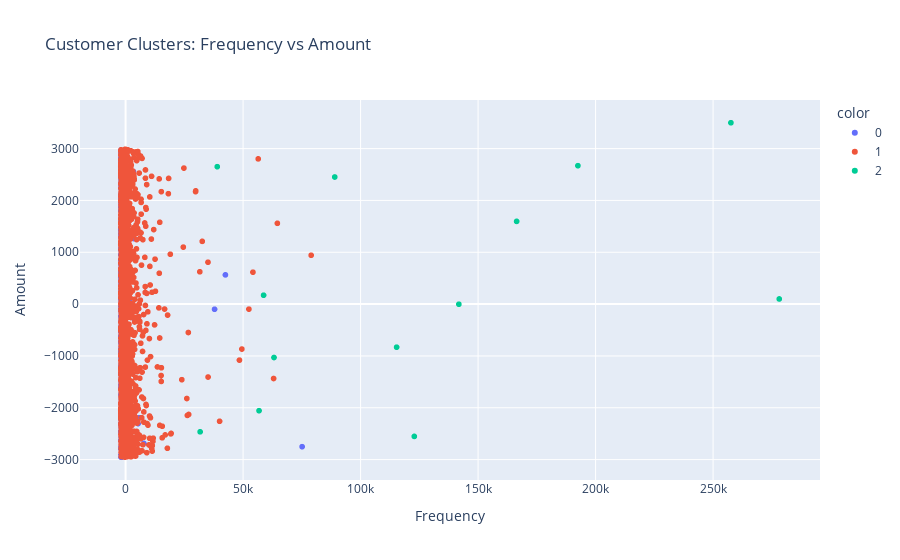

The code cell stored with this chart in its notebook:
### Code cell
# Create scatter plot
fig = px.scatter(
    data_frame=X_pca,
    x="Frequency",
    y="Amount",
    color=labels.astype(str),
    title="Customer Clusters: Frequency vs Amount"
)
fig.update_layout(xaxis_title="Frequency", 
                  yaxis_title="Amount")
fig.show()

### Figure 1 — Plotly figure (JSON) as saved in the notebook; plotly's stock layout.template omitted (floating-point values rounded to 4 significant figures; data arrays with more than 128 entries replaced by an {"elided": "..."} marker saying what was removed)
{"data": [{"hovertemplate": "color=0<br>Frequency=%{x}<br>Amount=%{y}<extra></extra>", "legendgroup": "0", "marker": {"color": "#636efa", "symbol": "circle"}, "mode": "markers", "name": "0", "showlegend": true, "type": "scattergl", "x": {"elided": "1086 float values"}, "xaxis": "x", "y": {"elided": "1086 float values"}, "yaxis": "y"}, {"hovertemplate": "color=1<br>Frequency=%{x}<br>Amount=%{y}<extra></extra>", "legendgroup": "1", "marker": {"color": "#EF553B", "symbol": "circle"}, "mode": "markers", "name": "1", "showlegend": true, "type": "scattergl", "x": {"elided": "3240 float values"}, "xaxis": "x", "y": {"elided": "3240 float values"}, "yaxis": "y"}, {"hovertemplate": "color=2<br>Frequency=%{x}<br>Amount=%{y}<extra></extra>", "legendgroup": "2", "marker": {"color": "#00cc96", "symbol": "circle"}, "mode": "markers", "name": "2", "showlegend": true, "type": "scattergl", "x": [122900.0, 31720.0, 56790.0, 63160.0, 115300.0, 278200.0, 141800.0, 58740.0, 166400.0, 192500.0, 89010.0, 39010.0, 257600.0], "xaxis": "x", "y": [-2552.0, -2464.0, -2056.0, -1030.0, -831.4, 99.21, -2.207, 171.2, 1596.0, 2671.0, 2452.0, 2651.0, 3499.0], "yaxis": "y"}], "layout": {"legend": {"title": {"text": "color"}, "tracegroupgap": 0}, "title": {"text": "Customer Clusters: Frequency vs Amount"}, "xaxis": {"anchor": "y", "domain": [0, 1], "title": {"text": "Frequency"}}, "yaxis": {"anchor": "x", "domain": [0, 1], "title": {"text": "Amount"}}}}
